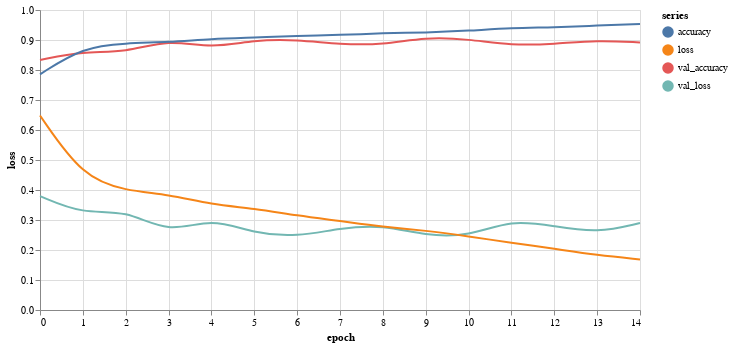

Source (notebook cell):
### Code cell
fitresult['epoch'] = np.arange(0, 15)
fitresult2 = pd.melt(fitresult, id_vars=['epoch'], var_name='series', value_name='loss')

# Create a selection that chooses the nearest point & selects based on x-value
nearest = alt.selection(type='single', nearest=True, on='mouseover',
                        fields=['epoch'], empty='none')

# The basic line
line = alt.Chart(fitresult2).mark_line(interpolate='basis').encode(
    x='epoch:Q',
    y='loss:Q',
    color='series:N'
)

# Transparent selectors across the chart. This is what tells us
# the x-value of the cursor
selectors = alt.Chart(fitresult2).mark_point().encode(
    x='epoch:Q',
    opacity=alt.value(0),
).add_selection(
    nearest
)

# Draw points on the line, and highlight based on selection
points = line.mark_point().encode(
    opacity=alt.condition(nearest, alt.value(1), alt.value(0))
)
# Draw text labels near the points, and highlight based on selection
text = line.mark_text(align='left', dx=5, dy=-5).encode(
    text=alt.condition(nearest, 'loss:Q', alt.value(' '), format='.3f')
)
# Draw a rule at the location of the selection
rules = alt.Chart(fitresult2).mark_rule(color='gray').encode(
    x='epoch:Q',
).transform_filter(
    nearest
)

# Put the five layers into a chart and bind the data
alt.layer(
    line, selectors, points, rules, text
).properties(
    width=600, height=300
)
# alt.Chart(fitresult2).mark_line().encode(
#     x='epoch',
#     y='loss',
#     color='series',
#     tooltip=['epoch']
# )

### Figure 1 — Vega-Lite specification as saved in the notebook (floating-point values rounded to 4 significant figures)
{"config": {"view": {"continuousWidth": 400, "continuousHeight": 300}}, "layer": [{"mark": {"type": "line", "interpolate": "basis"}, "encoding": {"color": {"field": "series", "type": "nominal"}, "x": {"field": "epoch", "type": "quantitative"}, "y": {"field": "loss", "type": "quantitative"}}}, {"mark": "point", "encoding": {"opacity": {"value": 0}, "x": {"field": "epoch", "type": "quantitative"}}, "selection": {"selector013": {"type": "single", "nearest": true, "on": "mouseover", "fields": ["epoch"], "empty": "none"}}}, {"mark": "point", "encoding": {"color": {"field": "series", "type": "nominal"}, "opacity": {"condition": {"value": 1, "selection": "selector013"}, "value": 0}, "x": {"field": "epoch", "type": "quantitative"}, "y": {"field": "loss", "type": "quantitative"}}}, {"mark": {"type": "rule", "color": "gray"}, "encoding": {"x": {"field": "epoch", "type": "quantitative"}}, "transform": [{"filter": {"selection": "selector013"}}]}, {"mark": {"type": "text", "align": "left", "dx": 5, "dy": -5}, "encoding": {"color": {"field": "series", "type": "nominal"}, "text": {"condition": {"field": "loss", "format": ".3f", "type": "quantitative", "selection": "selector013"}, "value": " "}, "x": {"field": "epoch", "type": "quantitative"}, "y": {"field": "loss", "type": "quantitative"}}}], "data": {"name": "data-78477082ee3fc32fd7668a1038e37abb"}, "height": 300, "width": 600, "$schema": "https://vega.github.io/schema/vega-lite/v4.17.0.json", "datasets": {"data-78477082ee3fc32fd7668a1038e37abb": [{"epoch": 0, "series": "val_loss", "loss": 0.3798}, {"epoch": 1, "series": "val_loss", "loss": 0.3195}, {"epoch": 2, "series": "val_loss", "loss": 0.3348}, {"epoch": 3, "series": "val_loss", "loss": 0.2547}, {"epoch": 4, "series": "val_loss", "loss": 0.3072}, {"epoch": 5, "series": "val_loss", "loss": 0.2549}, {"epoch": 6, "series": "val_loss", "loss": 0.2439}, {"epoch": 7, "series": "val_loss", "loss": 0.2731}, {"epoch": 8, "series": "val_loss", "loss": 0.2831}, {"epoch": 9, "series": "val_loss", "loss": 0.2475}, {"epoch": 10, "series": "val_loss", "loss": 0.245}, {"epoch": 11, "series": "val_loss", "loss": 0.3018}, {"epoch": 12, "series": "val_loss", "loss": 0.2795}, {"epoch": 13, "series": "val_loss", "loss": 0.2565}, {"epoch": 14, "series": "val_loss", "loss": 0.2899}, {"epoch": 0, "series": "val_accuracy", "loss": 0.8333}, {"epoch": 1, "series": "val_accuracy", "loss": 0.8618}, {"epoch": 2, "series": "val_accuracy", "loss": 0.858}, {"epoch": 3, "series": "val_accuracy", "loss": 0.902}, {"epoch": 4, "series": "val_accuracy", "loss": 0.8724}, {"epoch": 5, "series": "val_accuracy", "loss": 0.9005}, {"epoch": 6, "series": "val_accuracy", "loss": 0.9013}, {"epoch": 7, "series": "val_accuracy", "loss": 0.8853}, {"epoch": 8, "series": "val_accuracy", "loss": 0.8838}, {"epoch": 9, "series": "val_accuracy", "loss": 0.9096}, {"epoch": 10, "series": "val_accuracy", "loss": 0.9028}, {"epoch": 11, "series": "val_accuracy", "loss": 0.8819}, {"epoch": 12, "series": "val_accuracy", "loss": 0.8864}, {"epoch": 13, "series": "val_accuracy", "loss": 0.8994}, {"epoch": 14, "series": "val_accuracy", "loss": 0.8918}, {"epoch": 0, "series": "loss", "loss": 0.6484}, {"epoch": 1, "series": "loss", "loss": 0.4419}, {"epoch": 2, "series": "loss", "loss": 0.3976}, {"epoch": 3, "series": "loss", "loss": 0.3852}, {"epoch": 4, "series": "loss", "loss": 0.3516}, {"epoch": 5, "series": "loss", "loss": 0.3386}, {"epoch": 6, "series": "loss", "loss": 0.3145}, {"epoch": 7, "series": "loss", "loss": 0.2968}, {"epoch": 8, "series": "loss", "loss": 0.2769}, {"epoch": 9, "series": "loss", "loss": 0.265}, {"epoch": 10, "series": "loss", "loss": 0.2453}, {"epoch": 11, "series": "loss", "loss": 0.224}, {"epoch": 12, "series": "loss", "loss": 0.2042}, {"epoch": 13, "series": "loss", "loss": 0.1829}, {"epoch": 14, "series": "loss", "loss": 0.1686}, {"epoch": 0, "series": "accuracy", "loss": 0.7856}, {"epoch": 1, "series": "accuracy", "loss": 0.8765}, {"epoch": 2, "series": "accuracy", "loss": 0.8895}, {"epoch": 3, "series": "accuracy", "loss": 0.8927}, {"epoch": 4, "series": "accuracy", "loss": 0.904}, {"epoch": 5, "series": "accuracy", "loss": 0.9084}, {"epoch": 6, "series": "accuracy", "loss": 0.9144}, {"epoch": 7, "series": "accuracy", "loss": 0.9164}, {"epoch": 8, "series": "accuracy", "loss": 0.9229}, {"epoch": 9, "series": "accuracy", "loss": 0.9246}, {"epoch": 10, "series": "accuracy", "loss": 0.9308}, {"epoch": 11, "series": "accuracy", "loss": 0.94}, {"epoch": 12, "series": "accuracy", "loss": 0.942}, {"epoch": 13, "series": "accuracy", "loss": 0.9483}, {"epoch": 14, "series": "accuracy", "loss": 0.9537}]}}
